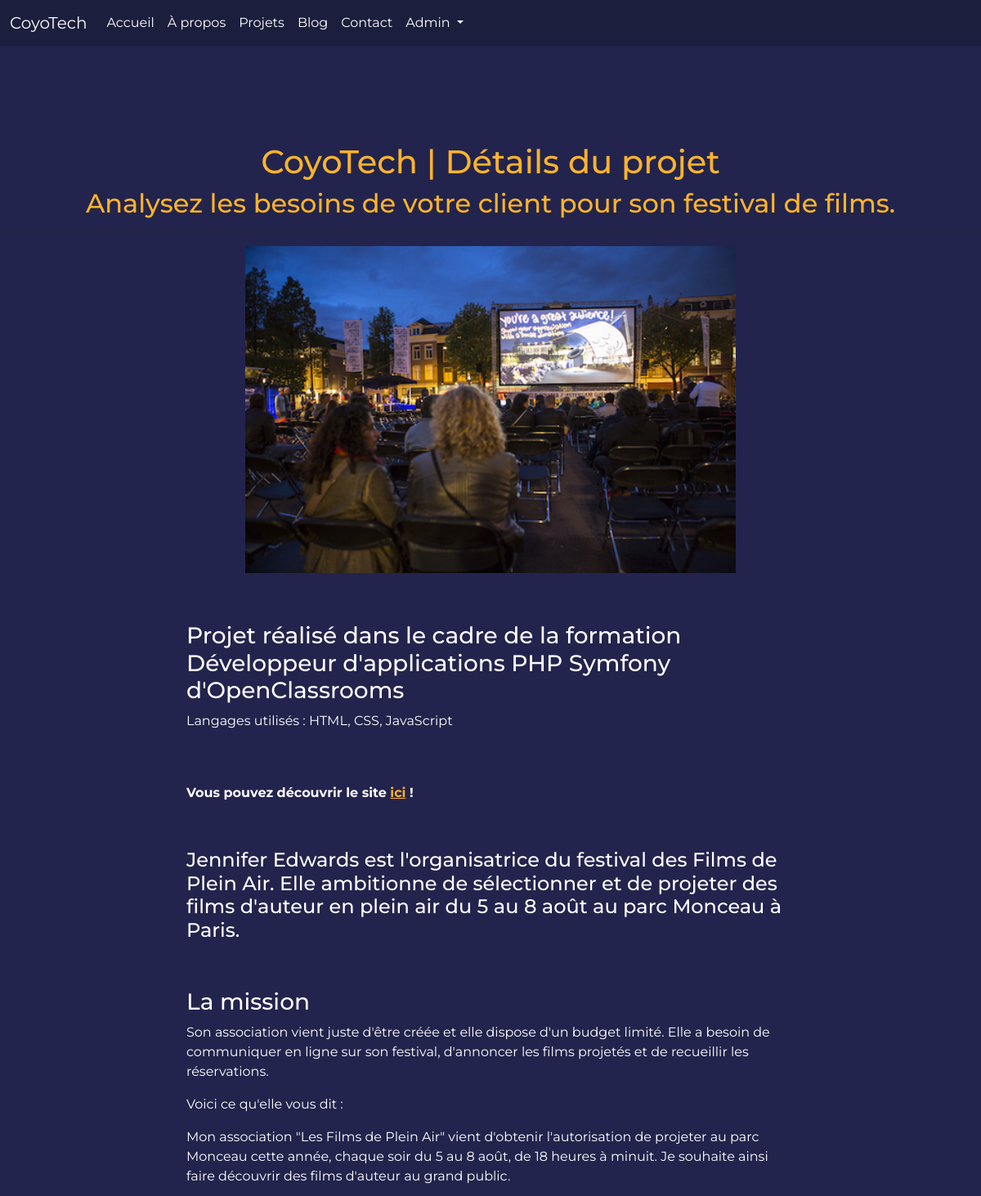
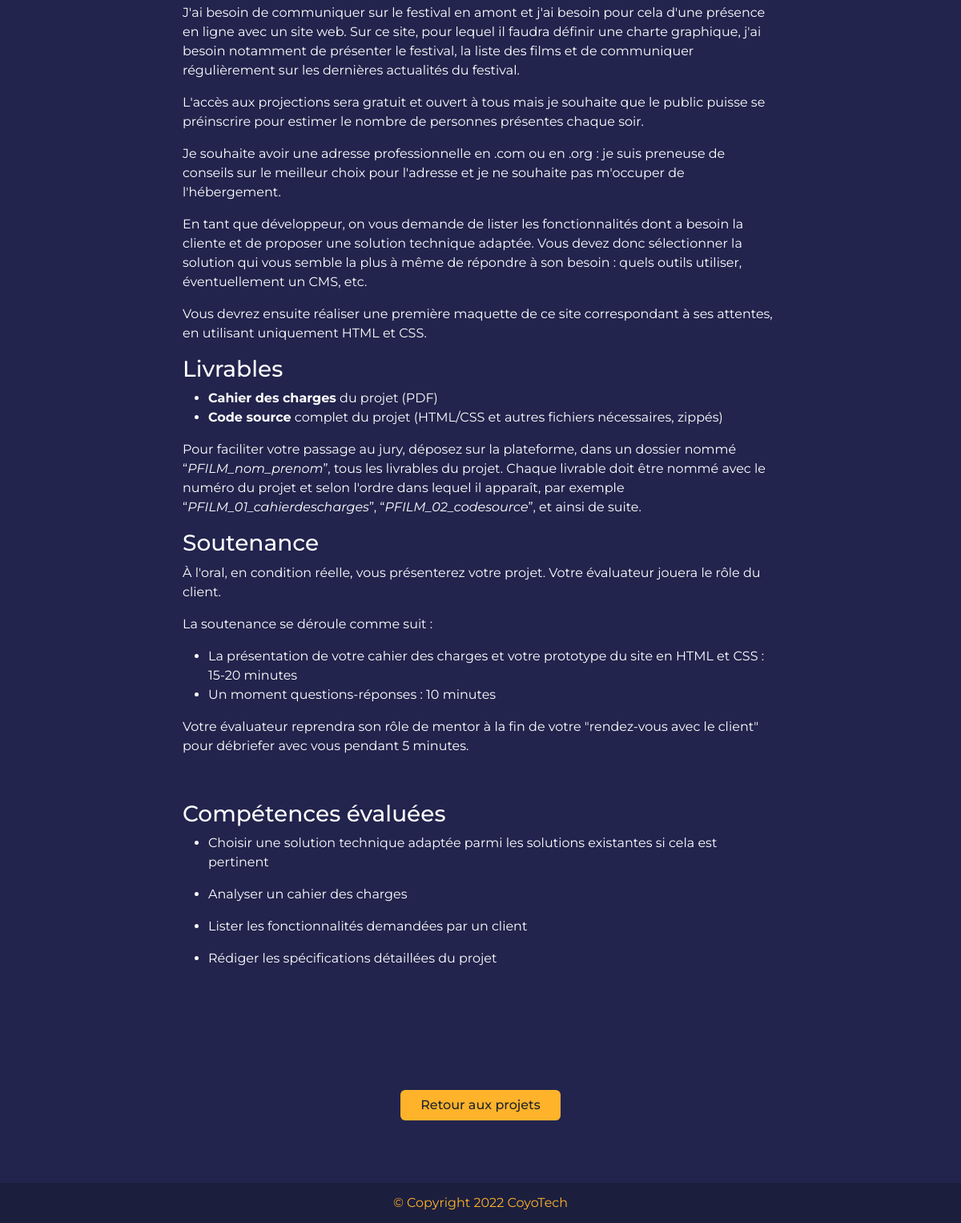
The page /project_view.php?project=14 on the database its author committed (2 pictures, top to bottom).
### tables this page shows
CREATE TABLE `project` (
  `project_id` int(4) NOT NULL,
  `title` varchar(255) NOT NULL,
  `chapo` text NOT NULL,
  `description` text NOT NULL,
  `picture` varchar(255) NOT NULL,
  `language` varchar(100) NOT NULL
);

### project_view.php (the view, shortened to what this page needs)
<?php
require_once './inc/init.php';
require_once './inc/head_inc.php';
?>
</head>
<body>
    <?php
    if (isset($_GET['project'])) {
        $reqProj = $connect->query("SELECT * FROM project WHERE project_id = '$_GET[project]'");
        $project = $reqProj->fetch(PDO::FETCH_ASSOC);
    }
    ?>
    <?php
    require_once './inc/header_inc.php';
    ?>
    <h1 class="text-center home-h1 mt-4">CoyoTech | Détails du projet</h1>
    <h2 class="text-center project-h2 mt-2"><?php echo $project['title']; ?></h2>
    <hr>
    <div class="container product-container mt-3 mb-5 d-flex flex-column align-items-center w-70">
        <div class="col-12 d-flex justify-content-center">
            <img class="img-fluid" style="max-width: 800px; min-width: 600px;" src="<?php echo $project['picture']; ?>" alt="<?php echo $project['title']; ?>">
        </div>
        <div class="col-8 d-flex flex-column amign-items-center">
            <h3 class="project-h3"><?php echo $project['chapo']; ?></h3>
            <p class="language-text mb-3">Langages utilisés : <?php echo $project['language']; ?></p>
            <div class="description-text mt-5 mb-5 pb-5"><?php echo $project['description']; ?></div>
        </div>
        <div class="col-4 d-flex justify-content-center">
            <a href="<?= URL ?>projects_list.php" class="btn btn-registrar back-2-projects px-4">Retour aux projets</a>
        </div>
    </div>
    <?php
    require_once './inc/footer_inc.php';
    ?>

### css/style.css (style rules this page uses)
* { margin: 0; padding: 0; }
body { font-family: 'Montserrat', sans-serif; background-color: #22244d; }
.home-h1 { color: #feb32b; padding-top: 150px; }
.btn-registrar { background-color: #feb32b; font-weight: 500; }
.project-h2 { color: #feb32b; }
.project-h3 { color: #FFFFFF; padding-top: 60px; }
.description-text { color: #FFFFFF; }
.description-text a { color: #feb32b; }
.language-text { color: #FFFFFF; }
.back-2-projects { margin-bottom: 80px; }

### rows shown on the page
project: title "Analysez les besoins de votre client pour son festival de films.", picture+title (picture), chapo "Projet réalisé dans le cadre de la formation Développeur d'applications PHP Symfony d'OpenClassrooms", language "HTML, CSS, JavaScript", description "Vous pouvez découvrir le site ici ! Jennifer Edwards est l'organisatrice du festival des Films de Plein Air. Elle ambitionne de sélectionner et de projeter des films d'auteur en plein air du 5 au 8 août au parc Monceau à Paris. La mission Son association vient juste d'être créée et elle dispose d'un budget limité. Elle a besoin de communiquer en ligne sur son festival, d'annoncer les films projetés et de recueillir les réservations. Voici ce qu'elle vous dit : Mon association \"Les Films de Plein Air\" vient d'obtenir l'autorisation de projeter au parc Monceau cette année, chaque soir du 5 au 8 août, de 18 heures à minuit. Je souhaite ainsi faire découvrir des films d'auteur au grand public.…"
